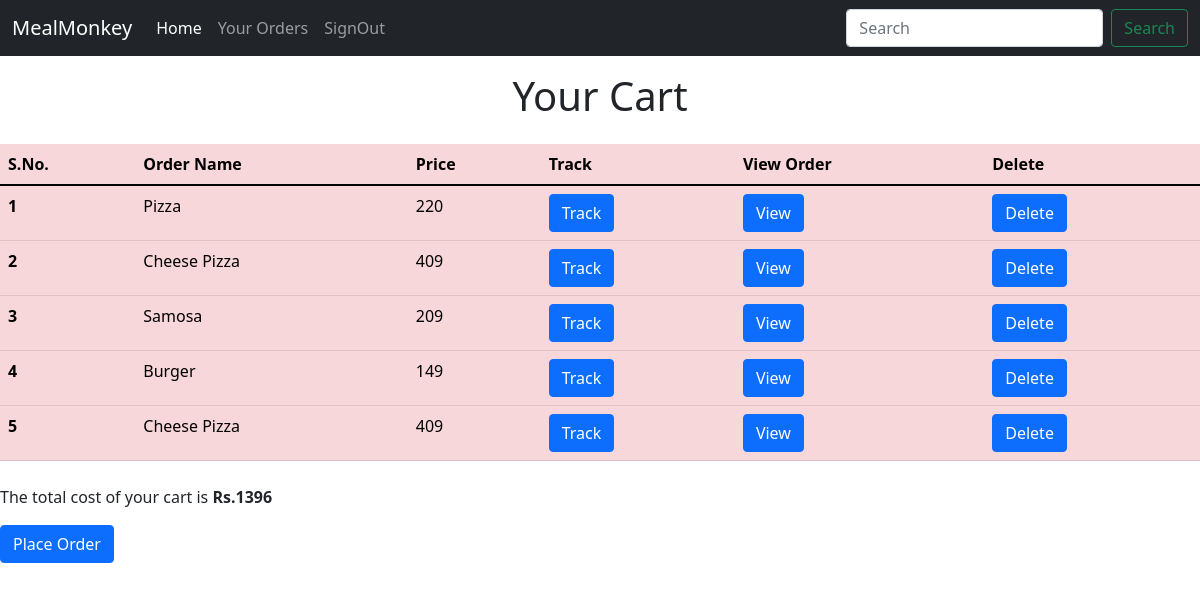
/yourwishlist (signed in), run on the app's committed database.
### foodfest/models.py (models this page shows, shortened)
class OrderPost(models.Model):
    order_id=models.AutoField(primary_key=True)
    order_name = models.CharField(max_length=50)
    order_price = models.IntegerField(default=0)
    user=models.ForeignKey(User,on_delete=models.CASCADE)

### foodfest/views.py (the view)
# urls.py: path('yourwishlist', views.yourwishlist,name='yourwishlist'),
@login_required(login_url='signin')
def yourwishlist(request):
    if request.user.is_authenticated:
        user=request.user
        food=OrderPost.objects.filter(user=user)
        cost=0
        for f in food:
            cost=cost+f.order_price
        context={'food':food,'cost':cost}
        return render(request,'foodfest/yourorders.html',context)

### foodfest/templates/foodfest/yourorders.html (shortened to what this page needs)
{% extends 'foodfest/base.html' %}
{% block body%}
<table class="table table-danger mx-0 my-4">
    <h1 style="text-align: center;" class="my-3">Your Cart</h1>
    <thead>
      <tr>
        <th scope="col">S.No.</th>
        <th scope="col">Order Name</th>
        <th scope="col">Price</th>
        <th scope="col">Track</th>
        <th scope="col">View Order</th>
        <th scope="col">Delete</th>
      </tr>
    </thead>
    <tbody>
        {% for f in food %}
      <tr>
        <th scope="row">{{forloop.counter}}</th>
        <td>{{f.order_name}}</td>
        <td>{{f.order_price}}</td>
        <td> <a href="#" class="btn btn-primary">Track</a></td>
        <td> <a href="#" class="btn btn-primary">View</a></td>
        <td> <a href="{% url 'deleteorder' f.order_id %}" class="btn btn-primary">Delete</a></td>
      </tr>
      {%endfor%}
    </tbody>
  </table>
  <p>The total cost of your cart is <b>Rs.{{cost}}</b></p>
  <button type="button" class="btn btn-primary" data-toggle="modal" data-target="#exampleModal">
   Place Order
  </button>
{% endblock %}

### data on the page
OrderPost: order_name "Pizza", order_price "220"
OrderPost: order_name "Cheese Pizza", order_price "409"
OrderPost: order_name "Samosa", order_price "209"
OrderPost: order_name "Burger", order_price "149"
OrderPost: order_name "Cheese Pizza", order_price "409"

### other printed values
{{ cost }} "1396"
